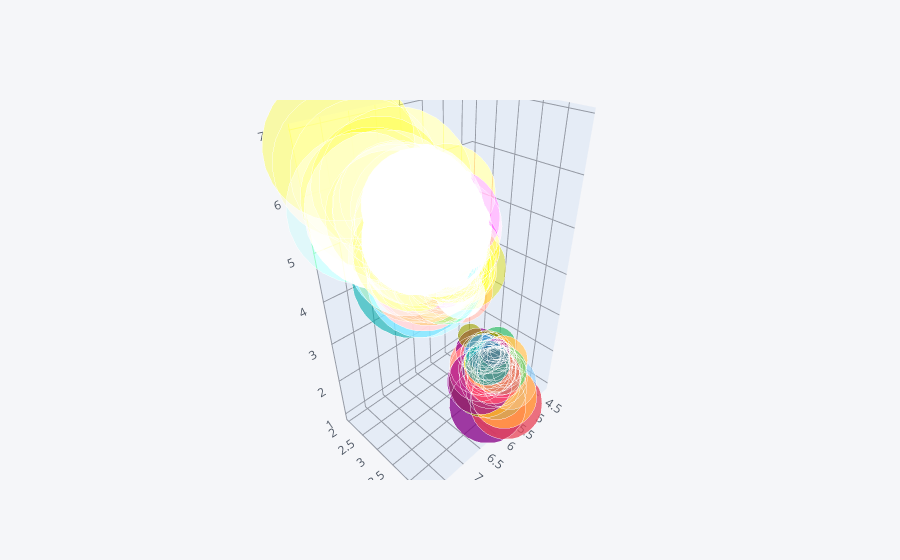

The cell this chart's notebook holds for it:
### Code cell
df.iplot(x='sepal_length',y ='sepal_width',z ='petal_length' ,size ='sepal_length',kind= 'bubble3d' )

### Figure 1 — Plotly figure (JSON) as saved in the notebook; plotly's stock layout.template omitted (floating-point values rounded to 4 significant figures; data arrays with more than 128 entries replaced by an {"elided": "..."} marker saying what was removed)
{"data": [{"marker": {"color": {"elided": "150 str values"}, "opacity": 0.8, "size": {"elided": "150 int values"}, "symbol": "circle"}, "mode": "markers", "text": {"elided": "150 str values"}, "type": "scatter3d", "x": {"elided": "150 float values"}, "y": {"elided": "150 float values"}, "z": {"elided": "150 float values"}}], "layout": {"legend": {"bgcolor": "#F5F6F9", "font": {"color": "#4D5663"}}, "paper_bgcolor": "#F5F6F9", "plot_bgcolor": "#F5F6F9", "scene": {"xaxis": {"gridcolor": "#9499A3", "showgrid": true, "tickfont": {"color": "#4D5663"}, "title": {"font": {"color": "#4D5663"}, "text": ""}, "zerolinecolor": "#9499A3"}, "yaxis": {"gridcolor": "#9499A3", "showgrid": true, "tickfont": {"color": "#4D5663"}, "title": {"font": {"color": "#4D5663"}, "text": ""}, "zerolinecolor": "#9499A3"}, "zaxis": {"gridcolor": "#9499A3", "showgrid": true, "tickfont": {"color": "#4D5663"}, "title": {"font": {"color": "#4D5663"}, "text": ""}, "zerolinecolor": "#9499A3"}}, "title": {"font": {"color": "#4D5663"}}}}
